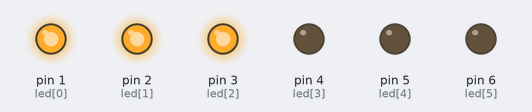
Bench run of a sketch on a simulated Arduino Uno, built with avr-gcc and run on an emulated ATmega328P. Shown: output pins drawn as LEDs (lit = HIGH). Random numbers use the default seed unless the sketch sets one.

Above: at 2.9 s.
At 5.2 s:
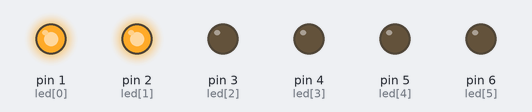
At 10.3 s:
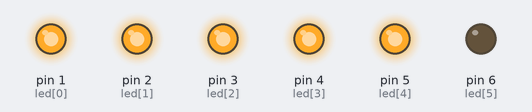
At 17.5 s:
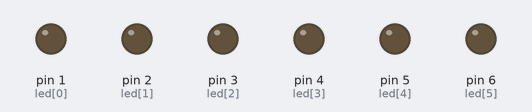
At 30.1 s:
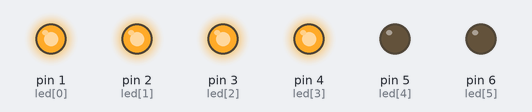
At 35.3 s:
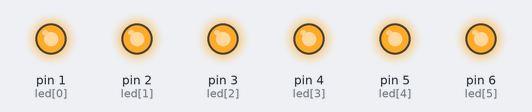
Timing chart, 0 to 40.0 s (numbered marks = the images above):
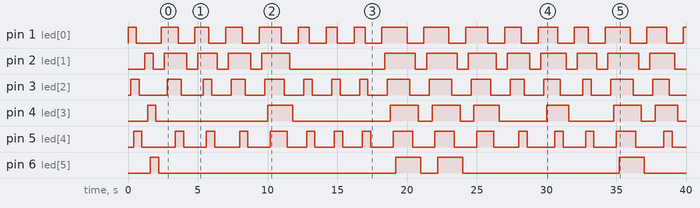

The sketch:

puertosSalida.ino
```cpp
/*                                        UTN-FICA-CIERCOM
 *                              ASIGNATURA:SISTEMAS MICROPROCESADOS
 *                              FECHA:24-10-2018
 *                              NOMBRE: Fredy Chicaiza
 *                              TEMA:Puertos Como Salida
 * Deber:Nro1
 * 1.- Realizar un juego de lueces que se prendan secuencialmente los leds impartes (1,3,5).
 * 2.- Realizar un programa que se enciendan uno por uno los leds pares (0,2,4).
 * 3.- Realizar un juego que se enciendan y apaguen los leds de forma aleatoria. (Consultar random)
 */

int led[6]={1,2,3,4,5,6};
int ledi[3]={1,3,5};
int ledp[3]={2,4,6};
int l=0;
int i=0;
int p=0;
long randNumber;
int r=0;
void setup() {
  // put your setup code here, to run once:
  for (;l<6;l++){
  pinMode(led[l],OUTPUT);
  }
  l=0;
  for (;i<3;i++){
  pinMode(ledi[i],OUTPUT);
  }
  i=0;
  for (;p<3;p++){
  pinMode(ledp[p],OUTPUT);
  }
  p=0;

  randomSeed(analogRead(0));
}

void loop() {
  // put your main code here, to run repeatedly:

   for (;i<3;i++){
   digitalWrite(ledi[i],HIGH);//pines impares 1,3,5 en alto
   delay(200);//tiempo de espera de 200ms.
   }
   i=0;
   for (;i<3;i++){
   digitalWrite(ledi[i],LOW);//pines impares 1,3,5 en bajo
   delay(200);//tiempo de espera de 200ms.
   }

   for (;p<3;p++){
   digitalWrite(ledp[p],HIGH);//pin pares 2,4,6 en alto
   delay(200);//tiempo de espera de 200ms.
   }
   p=0;
   for (;p<3;p++){
   digitalWrite(ledp[p],LOW);//pines pares 2,4,6 en bajo
   delay(200);//tiempo de espera de 200ms.
   }

   r=random(1,7);
   for(l=0;l<r; l++){
   digitalWrite(led[l],HIGH); //pines 1,2,3,4,5,6 en ramdom  en alto.
   delay(200);//tiempo de espera de 200ms.
   }

  i=0;
}
```

Measured:
- by itself, pin 1 (led[0]): LOW → HIGH at 0.00 s, → LOW 0.60 s later, → HIGH 1.8 s later, → LOW 1.2 s later, … (33 changes in this stretch)
- by itself, pin 2 (led[1]): LOW → HIGH at 1.2 s, → LOW 0.60 s later, → HIGH 0.80 s later, → LOW 1.6 s later, … (26 changes in this stretch)
- by itself, pin 3 (led[2]): LOW → HIGH at 0.20 s, → LOW 0.60 s later, → HIGH 2.0 s later, → LOW 1.0 s later, … (32 changes in this stretch)
- by itself, pin 4 (led[3]): LOW → HIGH at 1.4 s, → LOW 0.60 s later, → HIGH 8.0 s later, → LOW 1.8 s later, … (16 changes in this stretch)
- by itself, pin 5 (led[4]): LOW → HIGH at 0.40 s, → LOW 0.60 s later, → HIGH 2.4 s later, → LOW 0.60 s later, … (32 changes in this stretch)
- by itself, pin 6 (led[5]): LOW → HIGH at 1.6 s, → LOW 0.60 s later, → HIGH 17.0 s later, → LOW 1.8 s later, … (8 changes in this stretch)
